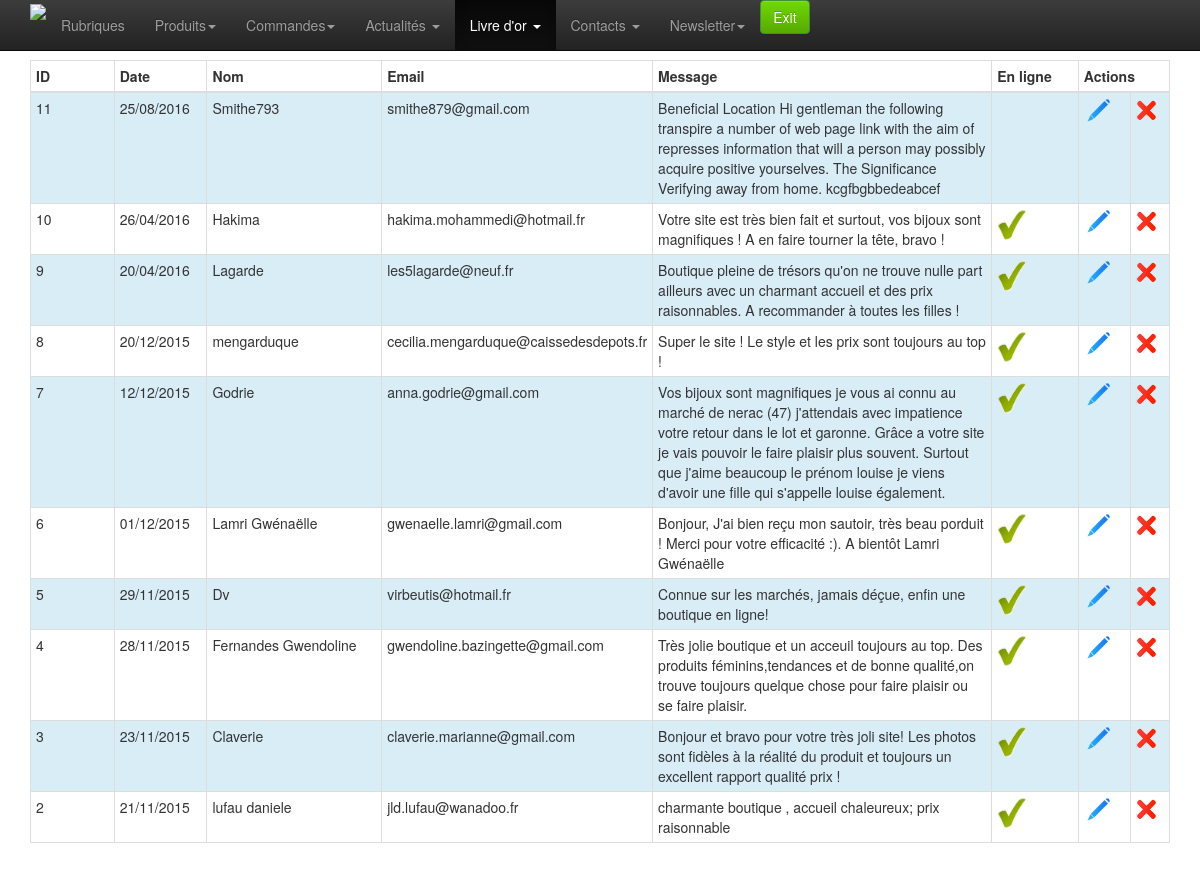
The app's page /admin/goldbook-list.php (signed in), older data.
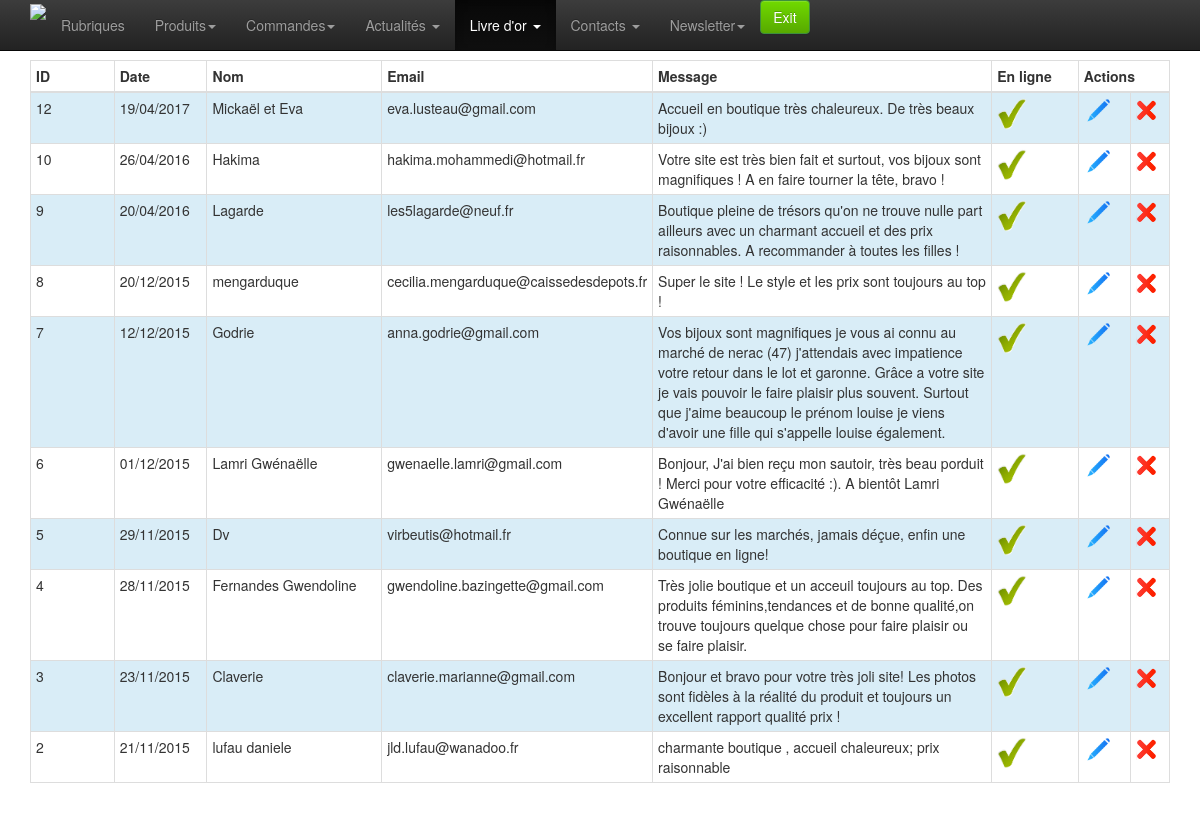
The same page, newer data.
### tables this page shows
CREATE TABLE `goldbook` (
  `id` int(11) NOT NULL AUTO_INCREMENT,
  `date` datetime NOT NULL,
  `nom` varchar(250) DEFAULT NULL,
  `email` varchar(100) DEFAULT NULL,
  `message` text,
  `online` tinyint(4) NOT NULL DEFAULT '0',
  PRIMARY KEY (`id`)
);

### admin/classes/StorageManager.php (called while the page is built, shortened)
<?php
class StorageManager{
	protected function dbConnect() {
	    $host = DBHOST;
	    $user = DBUSER;
	    $pass = DBPASSWD;
	    $bdd  = DBNAME;
		try {
			$this->mysqli = new mysqli ($host, $user, $pass, $bdd) ;
		} catch (Exception $e) {
			throw new Exception("Erreur Connexion DB ". $e->getMessage());
		}
	}
}
?>

### admin/classes/Goldbook.php (called while the page is built, shortened)
<?php
require_once("StorageManager.php");
class Goldbook extends StorageManager {
	public function goldbookGet($id){
		if (!isset($id)){
			$requete = "SELECT * FROM `goldbook` ORDER BY `date` DESC" ;
		} else {
			$requete = "SELECT * FROM `goldbook` WHERE id=". $id ." ORDER BY `date` DESC" ;
		}
		$new_array = null;
		$result = mysqli_query($this->mysqli,$requete);
		while( $row = mysqli_fetch_assoc( $result)){
			$new_array[] = $row;
		}
		return $new_array;
	}
}

### admin/classes/utils.php (called while the page is built, shortened)
<?
	function traitement_datetime_affiche($date) {
		if ( $date != "" ) {
			$tab = explode(" ", $date);
			$tab2 = explode("-", $tab[0]);
		   	return $tab2[2] . "/" . $tab2[1] . "/" . $tab2[0] ;
		}
		else
			return "";
	}
?>

### admin/goldbook-list.php (the view, shortened to what this page needs)
<?php include_once 'classes/utils.php';?>
<?php
require 'classes/Goldbook.php';
	$goldbook = new Goldbook();
	$result = $goldbook->goldbookGet(null);
?>
<!doctype html>
<html class="no-js" lang="en">
<head>
	<?php include_once 'inc-meta.php';?>
</head>
<body>
	<?php require_once 'inc-menu.php';?>
	<div class="container">
		<div class="row">
			<div class="col-xs-12 col-sm-12 col-md-12">
				<table class="table table-hover table-bordered table-condensed table-striped" >
					<thead>
						<tr>
							<th class="col-md-1" style="">
								ID
							</th>
							<th class="col-md-1" style="">
								Date
							</th>
							<th class="col-md-2" style="">
								Nom
							</th>
							<th class="col-md-2" style="">
								Email
							</th>
							<th class="col-md-4" style="">
								Message
							</th>
							<th class="col-md-1" style="">
								En ligne
							</th>
							<th class="col-md-1" colspan="2" style="">
								Actions
							</th>
						</tr>
					</thead>
					<tbody>
						<?php
						if (!empty($result)) {
							$i=0;
							foreach ($result as $value) {
							$i++;
							if($value['online']=='1') {
								$online = 'check';
							} else {
								$online = 'vide';
							}
							?>
							<tr class="<?php if ($i%2!=0) echo 'info'?>">
								<td><?php echo $value['id']?></td>
								<td><?php echo traitement_datetime_affiche($value['date'])?></td>
								<td><?php echo $value['nom']?></td>
								<td><?php echo $value['email']?></td>
								<td><?php echo $value['message']?></td>
								<td><img src="img/<?php echo $online ?>.png" width="30" ></td>
								<td><a href="goldbook-edit.php?id=<?php echo $value['id'] ?>"><img src="img/modif.png" width="30" alt="Modifier" ></a></td>
								<td>
								<img src="img/del.png" width="20" alt="Supprimer" onclick="$('.supp<?php echo $value['id']?>').css('display', 'block');"> </td>
							</tr>
							<?php } ?>
						<?php } ?>
					</tbody>
				</table>
			</div>
		</div>
	</div>
</body>
</html>

Row changes from the older to the newer data that the page shows:
removed goldbook: id "11", date "25/08/2016", nom "Smithe793", email "smithe879@gmail.com", message "Beneficial Location Hi gentleman the following transpire a number of web page link with the aim of represses information that will a person may possibly acquire positive yourselves. The Significance Verifying away from home. kcgfbgbbedeabcef", shows a picture
added goldbook: id "12", date "19/04/2017", nom "Mickaël et Eva", email "eva.lusteau@gmail.com", message "Accueil en boutique très chaleureux. De très beaux bijoux :)"
